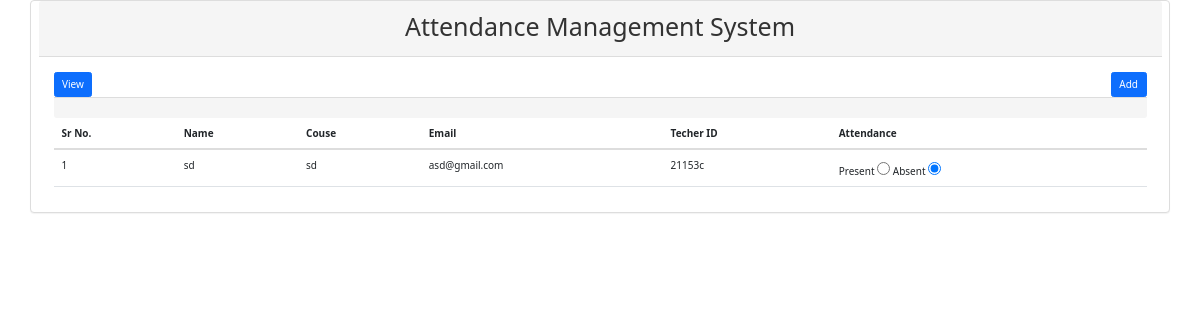
The page /tviewp4.php?date=08-02-22 on the database its author committed.
### tables this page shows
CREATE TABLE `teachattendance4` (
  `at_id` int(11) NOT NULL,
  `value` varchar(50) NOT NULL,
  `reg_id` int(11) NOT NULL,
  `date` varchar(30) NOT NULL DEFAULT current_timestamp()
);

CREATE TABLE `teach4` (
  `reg_id` int(11) NOT NULL,
  `name` varchar(50) NOT NULL,
  `fname` varchar(50) NOT NULL,
  `email` varchar(100) NOT NULL,
  `roll` varchar(10) NOT NULL
);

### tviewp4.php (the view, shortened to what this page needs)
<?php include_once('connection.php'); ?>
<!DOCTYPE html>
<html lang="en">
<head>
 <link href="https://cdn.jsdelivr.net/npm/bootstrap@5.1.3/dist/css/bootstrap.min.css" rel="stylesheet">
<link rel="stylesheet" href="bootstrap/bootstrap.min.css">
  <link rel="stylesheet" href="https://maxcdn.bootstrapcdn.com/bootstrap/3.4.1/css/bootstrap.min.css">
 <link href="https://cdn.jsdelivr.net/npm/bootstrap@5.1.3/dist/css/bootstrap.min.css" rel="stylesheet">
</head>
<body>
 <div class="panel panel-default container">
  <div class="panel-heading">
    <h1 style="text-align : center">Attendance Management System</h1>
  </div>
  <div class="panel-body">
   <a href="#" class="btn btn-primary">View</a>
   <a href="tadd4.php" class="btn btn-primary pull-right" style="float:right">Add</a>
  <form method="post">
     <div class="table-responsive">
  <table class="table">
   <thead>
   <tr>
    <th>Sr No.</th>
    <th>Name</th>
    <th>Couse</th>
    <th>Email</th>
    <th>Techer ID</th>
    <th>Attendance</th>
   </tr>
   </thead>
     <?php
     if($_GET['date']){
      $date = $_GET['date'];
      $query = "select teach4.*,teachattendance4.* from teachattendance4
      inner join teach4 on teachattendance4.reg_id=teach4.reg_id and teachattendance4.date = '$date'";
      $result = $link->query($query);
      if($result->num_rows>0){
       $i=0;
       while($val=$result->fetch_assoc()){
         $i++;
     ?>
   <tr>
    <td><?php echo $i; ?></td>
    <td><?php echo $val['name']; ?></td>
     <td><?php echo $val['fname']; ?></td>
      <td><?php echo $val['email']; ?></td>
      <td><?php echo $val['roll']; ?></td>
      <td>
       Present <input type="radio" value="Present"
       <?php
         if($val['value']=='Present')
         echo 'checked';
       ?>
       >
       Absent <input type="radio" value="Absent"
       <?php
         if($val['value']=='Absent')
         echo 'checked';
       ?>
       >
      </td>
   </tr>
      <?php }}} ?>
       </div>
  </div>
  <div class="panel-footer">
  </div>
 </div>
</body>
</html>

### rows shown on the page
teachattendance4: teach4.name "sd", teach4.fname "sd", teach4.email "asd@gmail.com", teach4.roll "21153c", value "☑"
